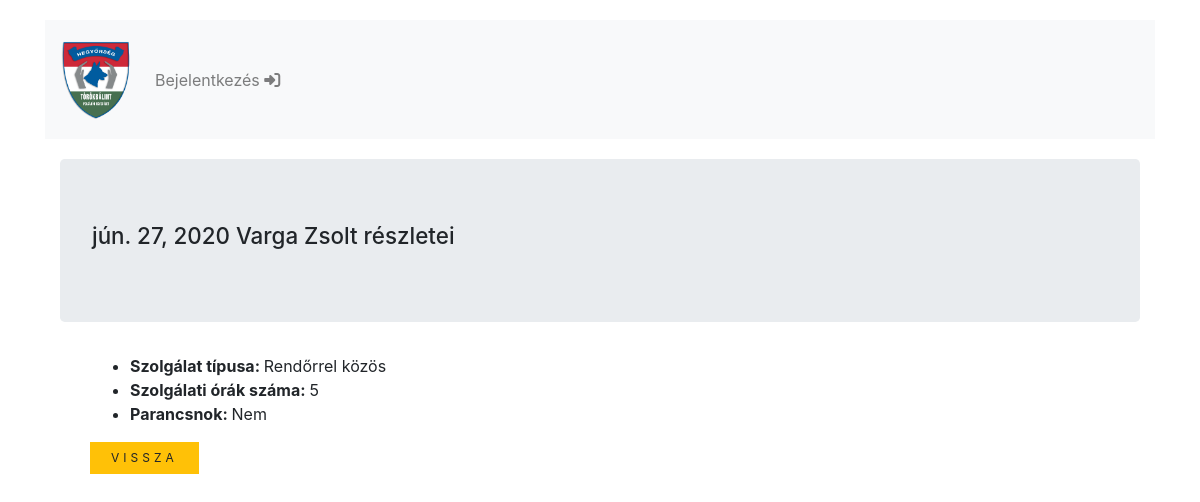
/time_sheet/duty_detail/50/, run on the app's committed database.
### time_sheet/models.py (models this page shows, shortened)
class Duty(models.Model):
    s_types = (('O', 'Önálló'),('R','Rendőrrel közös'),('Re','Rendezvénybiztosítás'),('K', 'Kutyás'),('E', 'Egyéb'))
    member = models.ForeignKey('time_sheet.Member', on_delete = models.SET_DEFAULT, verbose_name= ('Szolgálatot ellátó személy'), default=5)
    duty_type = models.CharField(max_length=2, choices = s_types, default='O',verbose_name= ('Szolgálat típusa'))
    date = models.DateField(verbose_name= ('Dátum'))
    hours = models.PositiveSmallIntegerField(default=0, verbose_name= ('Szolgálati órák'))
    commander = models.BooleanField(default=False, verbose_name= ('Járőrparancsnok'))
    kms = models.PositiveSmallIntegerField(default=0, verbose_name= ('Megtett kilométerek'))
    plate = models.ForeignKey('time_sheet.Car', on_delete = models.CASCADE, verbose_name= ('Rendszám'), blank=True, null=True)
    help = models.PositiveSmallIntegerField(default=0, verbose_name= ('Segítségnyújtás (fő)'))
    retention = models.BooleanField(default=False, verbose_name= ('Visszatartás'))
    caught = models.BooleanField(default=False, verbose_name= ('Tettenérés'))
    missing = models.BooleanField(default=False, verbose_name= ('Eltűnt személy felkutatása'))
    signal = models.BooleanField(default=False, verbose_name= ('Jelzésadás'))
    other = models.BooleanField(default=False, verbose_name= ('Egyéb eset'))
    class Meta():
        unique_together = ('member', 'date', 'duty_type')

class Member(models.Model):
    last_name = models.CharField(max_length=256, verbose_name= ('Vezetéknév'))
    first_name = models.CharField(max_length=256, verbose_name= ('Keresztnév'))
    id_number = models.CharField(max_length=20, blank=True, null=True, verbose_name= ('Igazolvány szám'))
    pmpsz_number = models.CharField(max_length=8, unique=True, blank=True, null=True, verbose_name= ('PMPSZ azonosító'))
    young = models.BooleanField(default=False, verbose_name= ('Ifjú polgárőr'))
    dog = models.BooleanField(default=False, verbose_name= ('Kutyás polgárőr'))
    motor = models.BooleanField(default=False, verbose_name= ('Motoros polgárőr'))
    reg_date = models.DateTimeField(default=timezone.now)
    active = models.BooleanField(default=True, verbose_name= ('Aktív tag'))
    class Meta():
        unique_together = ('first_name', 'last_name')
        ordering = ['last_name']
    def __str__(self):
        return self.last_name + ' ' + self.first_name

### time_sheet/views.py (the view)
# urls.py: path('duty_detail/<int:pk>/', views.DutyDetail.as_view(), name='duty_detail'),
class DutyDetail(DetailView,LoginRequiredMixin):
    login_url = '/login/'
    model = models.Duty

### time_sheet/templates/time_sheet/duty_detail.html (shortened to what this page needs)
{% extends 'base.html' %}
{% block content_block %}
<div class='jumbotron'>
  <h1>{{duty.date}}  {{duty.member}} részletei</h1>
</div>
<div class="container">
  <div class="container member-list">
  <ul>
<li><strong>Szolgálat típusa: </strong>{{duty.get_duty_type_display}}</li>
<li><strong>Szolgálati órák száma: </strong>{{duty.hours}}</li>
<li><strong>Parancsnok: </strong>{% if duty.commander %}Igen {% else %}Nem{% endif %}</li>
  </ul>
  <a href="{% url 'time_sheet:duty_list' %}" class="btn btn-warning">Vissza</a>
</div>
</div>
{% endblock %}

### static/css/master.css (style rules this page uses)
.btn { display: inline-block; padding: 15px 20px; margin-bottom: 0; font-size: 14px; font-weight: normal; line-height: 1.42857143; text-align: center; white-space: nowrap; vertical-align: middle; cursor: pointer; -webkit-user-select: none; -moz-user-select: none; -ms-user-select: none; user-select: none; background-image: none; border: 1px solid transparent; border-radius: 4px; padding: 15px 20px !important; line-height: 0 !important; }
.btn-primary, .btn-warning, .btn-danger, .d-print-none { display: inline-block; border-radius: 0px; text-decoration: none; text-align: center; padding: 15px 20px !important; font-size: 12px; line-height: 19px; text-transform: uppercase; letter-spacing: 4px; -webkit-transition: all .4s ease-in-out; -moz-transition: all .4s ease-in-out; -ms-transition: all .4s ease-in-out; -o-transition: all .4s ease-in-out; transition: all .4s ease-in-out; }
.container { margin-bottom: 20px;margin-top: 20px; }
h1, h2 { font-size: 1.4rem }

### data on the page
Duty: date "jún. 27, 2020", member "Varga Zsolt", duty_type "Rendőrrel közös", hours "5"
